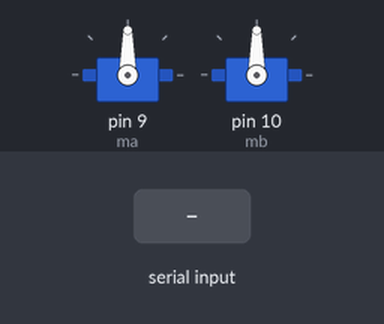
Simulated run of this sketch. Board: Arduino Uno, built with avr-gcc and run on an emulated ATmega328P. Parts: 2 × servo. Inputs (shaded band) come from the test bench. What the sketch prints to the serial monitor is not drawn.

Above: at 1.2 s.
1.3 s: "+" received over Serial
Timing chart, 0 to 4.3 s (numbered marks = the images above; inputs shaded):
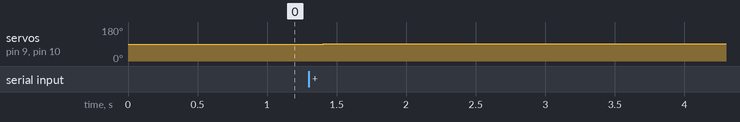

Measured:
- after the input at 1.3 s, servo on pin 9 (ma), servo on pin 10 (mb): 90° → 91° after 0.10 s

The sketch:

ladenie_motorov.ino
```cpp
// toto je priklad na riadenie servo motorov
// je mozne ho pouzit na vyladenie stredu pomocou
// trimra na opacnej strane serva, aby mali stred
// v hodnote 90.

#include <Servo.h>

Servo ma, mb;

int r;

void setup()
{
  ma.attach(9);
  mb.attach(10);
  Serial.begin(115200);
  r = 90;
}

void loop()
{
  ma.write(r);
  mb.write(r);
  Serial.println(r);
  if (Serial.available())
  {
    char c = Serial.read();
    if (c == '+') r++;
    if (c == '-') r--;
  }
  delay(100);
}
```
